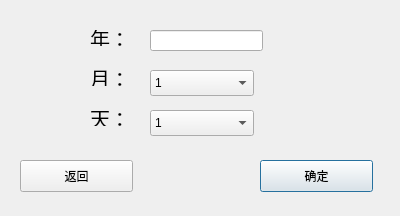
<?xml version="1.0" encoding="UTF-8"?>
<ui version="4.0">
 <class>eRecordDialog</class>
 <widget class="QDialog" name="eRecordDialog">
  <property name="geometry">
   <rect>
    <x>0</x>
    <y>0</y>
    <width>400</width>
    <height>216</height>
   </rect>
  </property>
  <property name="windowTitle">
   <string>Dialog</string>
  </property>
  <widget class="QPushButton" name="pushButton">
   <property name="geometry">
    <rect>
     <x>260</x>
     <y>160</y>
     <width>113</width>
     <height>32</height>
    </rect>
   </property>
   <property name="text">
    <string>确定</string>
   </property>
  </widget>
  <widget class="QComboBox" name="comboBox">
   <property name="geometry">
    <rect>
     <x>150</x>
     <y>70</y>
     <width>104</width>
     <height>26</height>
    </rect>
   </property>
   <item>
    <property name="text">
     <string>1</string>
    </property>
   </item>
   <item>
    <property name="text">
     <string>2</string>
    </property>
   </item>
   <item>
    <property name="text">
     <string>3</string>
    </property>
   </item>
   <item>
    <property name="text">
     <string>4</string>
    </property>
   </item>
   <item>
    <property name="text">
     <string>5</string>
    </property>
   </item>
   <item>
    <property name="text">
     <string>6</string>
    </property>
   </item>
   <item>
    <property name="text">
     <string>7</string>
    </property>
   </item>
   <item>
    <property name="text">
     <string>8</string>
    </property>
   </item>
   <item>
    <property name="text">
     <string>9</string>
    </property>
   </item>
   <item>
    <property name="text">
     <string>10</string>
    </property>
   </item>
   <item>
    <property name="text">
     <string>11</string>
    </property>
   </item>
   <item>
    <property name="text">
     <string>12</string>
    </property>
   </item>
  </widget>
  <widget class="QPushButton" name="pushButton_2">
   <property name="geometry">
    <rect>
     <x>20</x>
     <y>160</y>
     <width>113</width>
     <height>32</height>
    </rect>
   </property>
   <property name="text">
    <string>返回</string>
   </property>
  </widget>
  <widget class="QLabel" name="label">
   <property name="geometry">
    <rect>
     <x>90</x>
     <y>30</y>
     <width>60</width>
     <height>16</height>
    </rect>
   </property>
   <property name="font">
    <font>
     <pointsize>15</pointsize>
    </font>
   </property>
   <property name="text">
    <string>年：</string>
   </property>
  </widget>
  <widget class="QLabel" name="label_2">
   <property name="geometry">
    <rect>
     <x>90</x>
     <y>70</y>
     <width>60</width>
     <height>16</height>
    </rect>
   </property>
   <property name="font">
    <font>
     <pointsize>15</pointsize>
    </font>
   </property>
   <property name="text">
    <string>月：</string>
   </property>
  </widget>
  <widget class="QLineEdit" name="lineEdit">
   <property name="geometry">
    <rect>
     <x>150</x>
     <y>30</y>
     <width>113</width>
     <height>21</height>
    </rect>
   </property>
  </widget>
  <widget class="QComboBox" name="comboBox_2">
   <property name="geometry">
    <rect>
     <x>150</x>
     <y>110</y>
     <width>104</width>
     <height>26</height>
    </rect>
   </property>
   <item>
    <property name="text">
     <string>1</string>
    </property>
   </item>
   <item>
    <property name="text">
     <string>2</string>
    </property>
   </item>
   <item>
    <property name="text">
     <string>3</string>
    </property>
   </item>
   <item>
    <property name="text">
     <string>4</string>
    </property>
   </item>
   <item>
    <property name="text">
     <string>5</string>
    </property>
   </item>
   <item>
    <property name="text">
     <string>6</string>
    </property>
   </item>
   <item>
    <property name="text">
     <string>7</string>
    </property>
   </item>
   <item>
    <property name="text">
     <string>8</string>
    </property>
   </item>
   <item>
    <property name="text">
     <string>9</string>
    </property>
   </item>
   <item>
    <property name="text">
     <string>10</string>
    </property>
   </item>
   <item>
    <property name="text">
     <string>11</string>
    </property>
   </item>
   <item>
    <property name="text">
     <string>12</string>
    </property>
   </item>
   <item>
    <property name="text">
     <string>13</string>
    </property>
   </item>
   <item>
    <property name="text">
     <string>14</string>
    </property>
   </item>
   <item>
    <property name="text">
     <string>15</string>
    </property>
   </item>
   <item>
    <property name="text">
     <string>16</string>
    </property>
   </item>
   <item>
    <property name="text">
     <string>17</string>
    </property>
   </item>
   <item>
    <property name="text">
     <string>18</string>
    </property>
   </item>
   <item>
    <property name="text">
     <string>19</string>
    </property>
   </item>
   <item>
    <property name="text">
     <string>20</string>
    </property>
   </item>
   <item>
    <property name="text">
     <string>21</string>
    </property>
   </item>
   <item>
    <property name="text">
     <string>22</string>
    </property>
   </item>
   <item>
    <property name="text">
     <string>23</string>
    </property>
   </item>
   <item>
    <property name="text">
     <string>24</string>
    </property>
   </item>
   <item>
    <property name="text">
     <string>25</string>
    </property>
   </item>
   <item>
    <property name="text">
     <string>26</string>
    </property>
   </item>
   <item>
    <property name="text">
     <string>27</string>
    </property>
   </item>
   <item>
    <property name="text">
     <string>28</string>
    </property>
   </item>
   <item>
    <property name="text">
     <string>29</string>
    </property>
   </item>
   <item>
    <property name="text">
     <string>30</string>
    </property>
   </item>
   <item>
    <property name="text">
     <string>31</string>
    </property>
   </item>
  </widget>
  <widget class="QLabel" name="label_3">
   <property name="geometry">
    <rect>
     <x>90</x>
     <y>110</y>
     <width>60</width>
     <height>16</height>
    </rect>
   </property>
   <property name="font">
    <font>
     <pointsize>15</pointsize>
    </font>
   </property>
   <property name="text">
    <string>天：</string>
   </property>
  </widget>
 </widget>
 <resources/>
 <connections/>
</ui>
